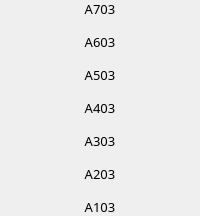
                            <widget class="QFrame" name="frame_54">
                             <property name="frameShape">
                              <enum>QFrame::NoFrame</enum>
                             </property>
                             <property name="frameShadow">
                              <enum>QFrame::Raised</enum>
                             </property>
                             <layout class="QVBoxLayout" name="verticalLayout_51">
                              <property name="spacing">
                               <number>15</number>
                              </property>
                              <property name="leftMargin">
                               <number>0</number>
                              </property>
                              <property name="topMargin">
                               <number>0</number>
                              </property>
                              <property name="rightMargin">
                               <number>0</number>
                              </property>
                              <property name="bottomMargin">
                               <number>0</number>
                              </property>
                              <item>
                               <widget class="QLabel" name="label_90">
                                <property name="font">
                                 <font>
                                  <family>Mitr SemiBold</family>
                                  <pointsize>10</pointsize>
                                 </font>
                                </property>
                                <property name="frameShape">
                                 <enum>QFrame::NoFrame</enum>
                                </property>
                                <property name="text">
                                 <string>A703</string>
                                </property>
                                <property name="alignment">
                                 <set>Qt::AlignCenter</set>
                                </property>
                               </widget>
                              </item>
                              <item>
                               <widget class="QLabel" name="label_91">
                                <property name="font">
                                 <font>
                                  <family>Mitr SemiBold</family>
                                  <pointsize>10</pointsize>
                                 </font>
                                </property>
                                <property name="frameShape">
                                 <enum>QFrame::NoFrame</enum>
                                </property>
                                <property name="text">
                                 <string>A603</string>
                                </property>
                                <property name="alignment">
                                 <set>Qt::AlignCenter</set>
                                </property>
                               </widget>
                              </item>
                              <item>
                               <widget class="QLabel" name="label_92">
                                <property name="font">
                                 <font>
                                  <family>Mitr SemiBold</family>
                                  <pointsize>10</pointsize>
                                 </font>
                                </property>
                                <property name="frameShape">
                                 <enum>QFrame::NoFrame</enum>
                                </property>
                                <property name="text">
                                 <string>A503</string>
                                </property>
                                <property name="alignment">
                                 <set>Qt::AlignCenter</set>
                                </property>
                               </widget>
                              </item>
                              <item>
                               <widget class="QLabel" name="label_93">
                                <property name="font">
                                 <font>
                                  <family>Mitr SemiBold</family>
                                  <pointsize>10</pointsize>
                                 </font>
                                </property>
                                <property name="frameShape">
                                 <enum>QFrame::NoFrame</enum>
                                </property>
                                <property name="text">
                                 <string>A403</string>
                                </property>
                                <property name="alignment">
                                 <set>Qt::AlignCenter</set>
                                </property>
                               </widget>
                              </item>
                              <item>
                               <widget class="QLabel" name="label_94">
                                <property name="font">
                                 <font>
                                  <family>Mitr SemiBold</family>
                                  <pointsize>10</pointsize>
                                 </font>
                                </property>
                                <property name="frameShape">
                                 <enum>QFrame::NoFrame</enum>
                                </property>
                                <property name="text">
                                 <string>A303</string>
                                </property>
                                <property name="alignment">
                                 <set>Qt::AlignCenter</set>
                                </property>
                               </widget>
                              </item>
                              <item>
                               <widget class="QLabel" name="label_95">
                                <property name="font">
                                 <font>
                                  <family>Mitr SemiBold</family>
                                  <pointsize>10</pointsize>
                                 </font>
                                </property>
                                <property name="frameShape">
                                 <enum>QFrame::NoFrame</enum>
                                </property>
                                <property name="text">
                                 <string>A203</string>
                                </property>
                                <property name="alignment">
                                 <set>Qt::AlignCenter</set>
                                </property>
                               </widget>
                              </item>
                              <item>
                               <widget class="QLabel" name="label_96">
                                <property name="font">
                                 <font>
                                  <family>Mitr SemiBold</family>
                                  <pointsize>10</pointsize>
                                 </font>
                                </property>
                                <property name="frameShape">
                                 <enum>QFrame::NoFrame</enum>
                                </property>
                                <property name="text">
                                 <string>A103</string>
                                </property>
                                <property name="alignment">
                                 <set>Qt::AlignCenter</set>
                                </property>
                               </widget>
                              </item>
                             </layout>
                            </widget>
